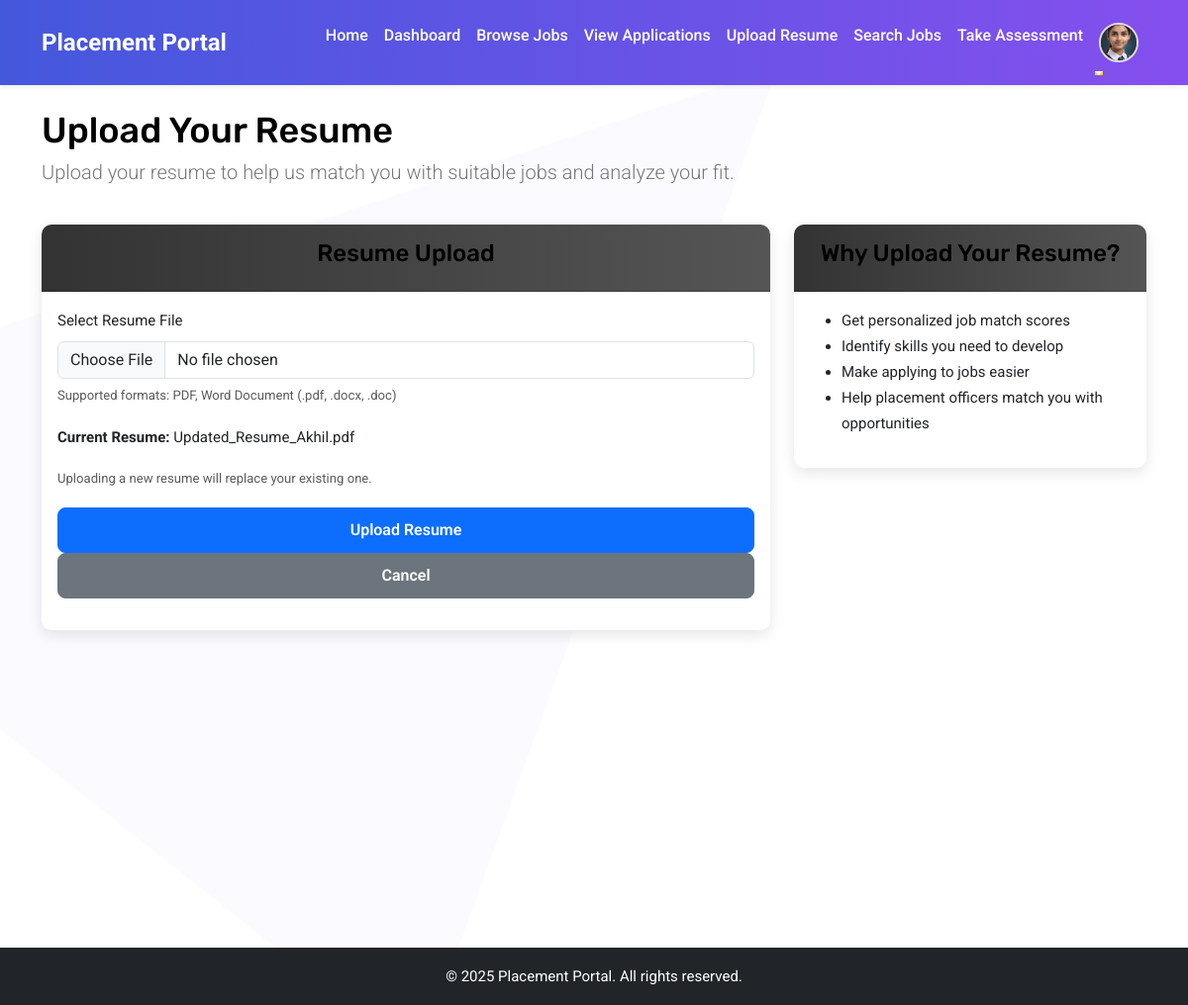
/student/resume/upload/ (signed in), run on the app's committed database.
### users/models.py (models this page shows, shortened)
class User(AbstractUser):
    USER_TYPE_CHOICES = (
        ('student', 'Student'),
        ('placement_officer', 'Placement Officer'),
    )
    user_type = models.CharField(max_length=20, choices=USER_TYPE_CHOICES)
    def is_student(self):
        return self.user_type == 'student'

class StudentProfile(models.Model):
    user = models.OneToOneField(User, on_delete=models.CASCADE, related_name='student_profile')
    roll_number = models.CharField(max_length=20)
    department = models.CharField(max_length=100)
    year_of_study = models.IntegerField()
    image = models.ImageField(
        upload_to='profile_images/',
        default='profile_images/default.jpg',  # Set a default image
        blank=True,
        null=True
    )
    resume = models.FileField(
        upload_to='resumes/',
        validators=[FileExtensionValidator(allowed_extensions=['pdf', 'docx', 'doc'])],
        blank=True,
        null=True
    )

### jobs/views.py (the view, shortened to what this page needs)
# urls.py: path('student/resume/upload/', views.resume_upload, name='resume_upload'),
@login_required
@student_required
def resume_upload(request):
    student = request.user.student_profile
    return render(request, 'jobs/resume_upload.html', {
        'student': student
    })

### jobs/views.py (called while the page is built)
def student_required(view_func):
    @wraps(view_func)
    def _wrapped_view(request, *args, **kwargs):
        if request.user.is_authenticated and request.user.is_student():
            return view_func(request, *args, **kwargs)
        return redirect('login')
    return _wrapped_view

### jobs/templates/jobs/resume_upload.html (shortened to what this page needs)
{% extends 'main/base.html' %}
{% block content %}
<div class="row mb-4">
    <div class="col-md-12">
        <h1>Upload Your Resume</h1>
        <p class="lead">Upload your resume to help us match you with suitable jobs and analyze your fit.</p>
    </div>
</div>
<div class="row">
    <div class="col-md-8">
        <div class="card">
            <div class="card-header">
                <h3>Resume Upload</h3>
            </div>
            <div class="card-body">
                <form method="post" enctype="multipart/form-data">
                    <div class="mb-3">
                        <label for="id_resume" class="form-label">Select Resume File</label>
                        <input type="file" name="resume" id="id_resume" class="form-control" required>
                        <div class="form-text">Supported formats: PDF, Word Document (.pdf, .docx, .doc)</div>
                    </div>
                    {% if student.resume %}
                    <div class="mb-3">
                        <p><strong>Current Resume:</strong> {{ student.resume.name|slice:"8:" }}</p>
                        <div class="form-text">Uploading a new resume will replace your existing one.</div>
                    </div>
                    {% endif %}
                    <div class="mb-3">
                        <button type="submit" class="btn btn-primary">Upload Resume</button>
                        <a href="{% url 'dashboard' %}" class="btn btn-secondary">Cancel</a>
                    </div>
                </form>
            </div>
        </div>
    </div>
    <div class="col-md-4">
        <div class="card">
            <div class="card-header">
                <h3>Why Upload Your Resume?</h3>
            </div>
            <div class="card-body">
                <ul>
                    <li>Get personalized job match scores</li>
                    <li>Identify skills you need to develop</li>
                    <li>Make applying to jobs easier</li>
                    <li>Help placement officers match you with opportunities</li>
                </ul>
            </div>
        </div>
    </div>
</div>
{% endblock %}

### main/templates/main/base.html (shortened to what this page needs)
<!DOCTYPE html>
<html lang="en">
    {% load static %}
<head>
    <link rel="stylesheet" href="https://cdnjs.cloudflare.com/ajax/libs/font-awesome/6.0.0/css/all.min.css">
    <link href="https://cdn.jsdelivr.net/npm/bootstrap@5.3.0-alpha1/dist/css/bootstrap.min.css" rel="stylesheet">
    <link rel="stylesheet" href="{% static 'users/css/style.css' %}">
</head>
<body>
    <nav class="navbar navbar-expand-lg bg-light shadow-sm">
        <div class="container">
            <a class="navbar-brand" href="{% url 'home' %}">Placement Portal</a>
            <div class="collapse navbar-collapse" id="navbarNav">
                <ul class="navbar-nav ms-auto">
                    <li class="nav-item">
                        <a class="nav-link" href="{% url 'home' %}">Home</a>
                    </li>
                    {% if user.is_authenticated and user.is_student %}
                        <li class="nav-item">
                            <a class="nav-link" href="{% url 'dashboard' %}">Dashboard</a>
                        </li>
                        <li class="nav-item">
                            <a class="nav-link" href="{% url 'student_job_list' %}">Browse Jobs</a>
                        </li>
                        <li class="nav-item">
                            <a class="nav-link" href="{% url 'my_applications' %}">View Applications</a>
                        </li>
                        <li class="nav-item">
                            <a class="nav-link" href="{% url 'resume_upload' %}">Upload Resume</a>
                        </li>
                        <li class="nav-item">
                            <a class="nav-link" href="{% url 'job_scrape' %}">Search Jobs</a>
                        </li>
                        <li class="nav-item">
                            <a class="nav-link" href="{% url 'take_assessment' %}">Take Assessment</a>
                        </li>
                        <li class="nav-item dropdown">
                            <a class="nav-link dropdown-toggle d-flex align-items-center" href="#" id="profileDropdown" role="button" data-bs-toggle="dropdown">
                                <img src="{% if user.student_profile.image %}{{ user.student_profile.image.url }}{% else %}{% static 'users/img/default-profile.png' %}{% endif %}"
                                     alt="Profile Image"
                                     class="rounded-circle"
                                     width="40"
                                     height="40"
                                     style="object-fit: cover; border: 2px solid #ddd;">
                            </a>
                        </li>
                    {% endif %}
                </ul>
            </div>
        </div>
    </nav>
    <div class="container mt-4" style="min-height: 100svh;">
        {% block content %}{% endblock %}
    </div>
    <footer class="bg-dark text-white text-center py-3 mt-5">
        <div class="container">
            <p class="mb-0">© 2025 Placement Portal. All rights reserved.</p>
        </div>
    </footer>
</body>
</html>

### data on the page
User: image (picture)
StudentProfile: resume.name "Updated_Resume_Akhil.pdf"
